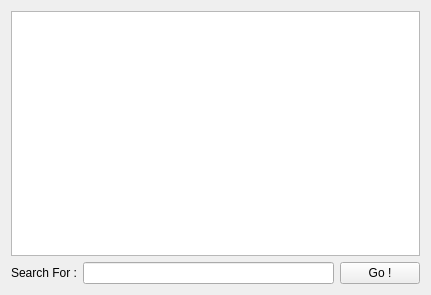
<?xml version="1.0" encoding="UTF-8"?>
<ui version="4.0">
 <class>FindCrap</class>
 <widget class="QWidget" name="FindCrap">
  <property name="geometry">
   <rect>
    <x>0</x>
    <y>0</y>
    <width>431</width>
    <height>295</height>
   </rect>
  </property>
  <property name="windowTitle">
   <string>FindCrap</string>
  </property>
  <layout class="QVBoxLayout" name="verticalLayout">
   <item>
    <widget class="QTextEdit" name="textEdit"/>
   </item>
   <item>
    <layout class="QHBoxLayout" name="horizontalLayout">
     <item>
      <widget class="QLabel" name="label">
       <property name="text">
        <string>Search For :</string>
       </property>
      </widget>
     </item>
     <item>
      <widget class="QLineEdit" name="lineEdit"/>
     </item>
     <item>
      <widget class="QPushButton" name="goButton">
       <property name="text">
        <string>Go !</string>
       </property>
      </widget>
     </item>
    </layout>
   </item>
  </layout>
 </widget>
 <layoutdefault spacing="6" margin="11"/>
 <resources/>
 <connections/>
</ui>
